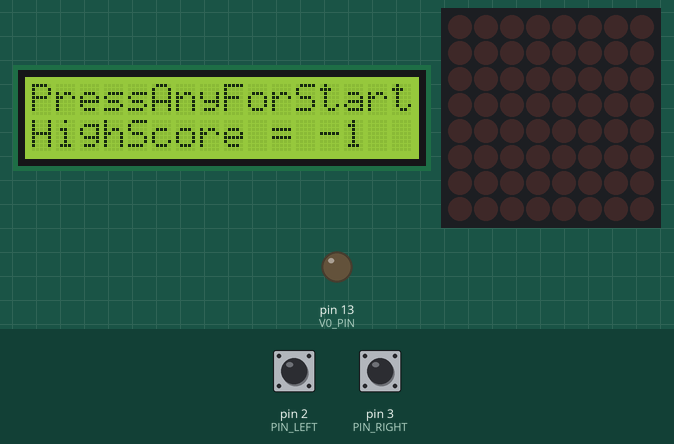
Simulated run of this sketch. Board: Arduino Uno, built with avr-gcc and run on an emulated ATmega328P. On the bench: 16×2 character LCD, 8×8 LED matrix, output pins drawn as LEDs (lit = HIGH). The inputs (shaded band) are chosen by the test bench; at power-on: pin 2 (PIN_LEFT) HIGH, pin 3 (PIN_RIGHT) HIGH. Random numbers use the default seed unless the sketch sets one.

Above: at 1.2 s.
1.3 s: pin 2 (PIN_LEFT) pulled LOW for 0.15 s
At 1.45 s:
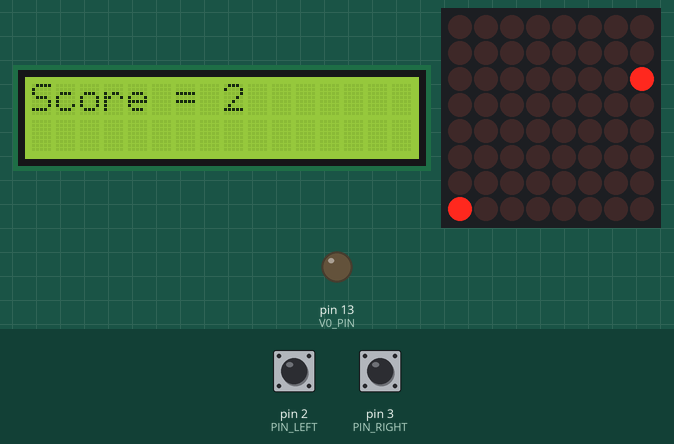
3.3 s: pin 3 (PIN_RIGHT) pulled LOW for 0.15 s
At 3.5 s:
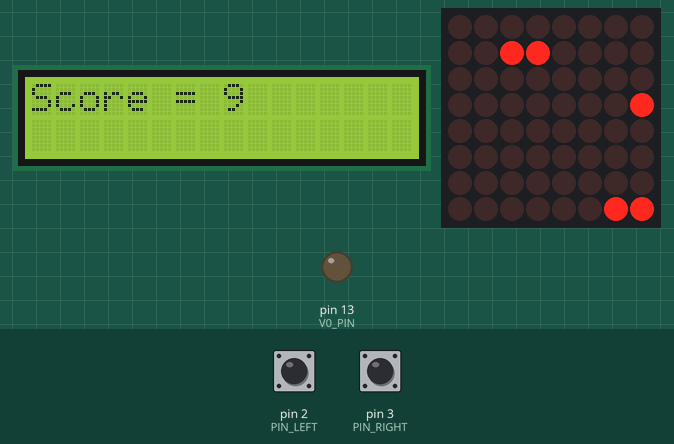
5.4 s: pin 3 (PIN_RIGHT) pulled LOW for 1 s
At 5.75 s:
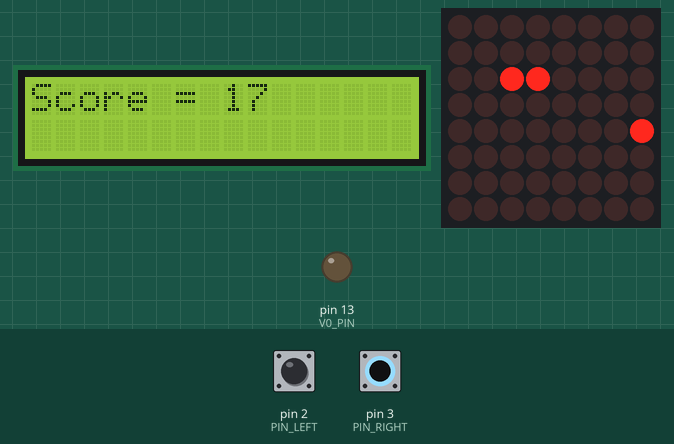
7.9 s: pin 2 (PIN_LEFT) pulled LOW for 1 s
At 8.17 s:
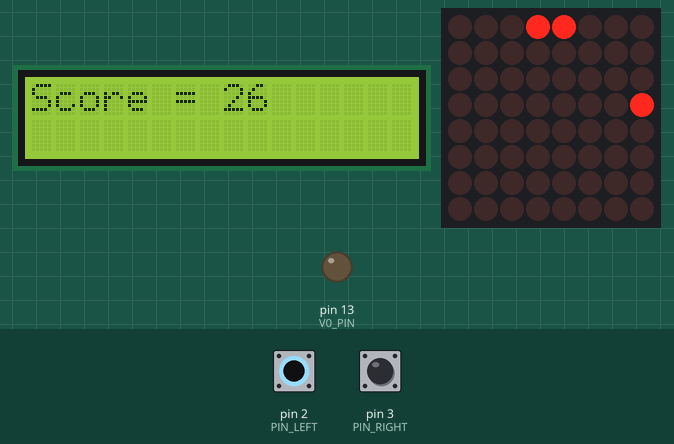
10.4 s: pin 2 (PIN_LEFT) pulled LOW for 0.15 s
At 10.72 s:
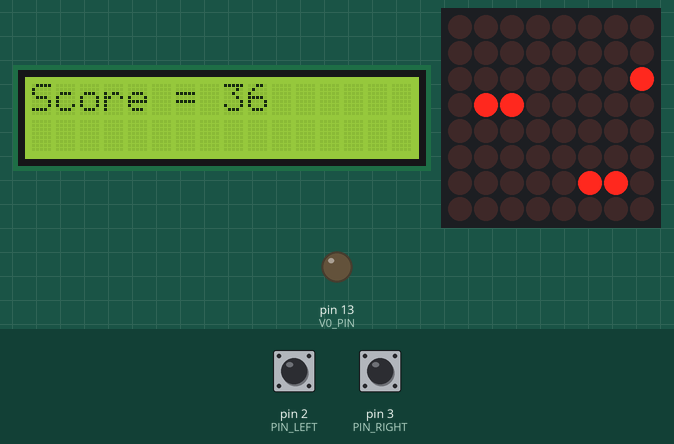
12.5 s: pin 3 (PIN_RIGHT) pulled LOW for 0.15 s
At 12.66 s:
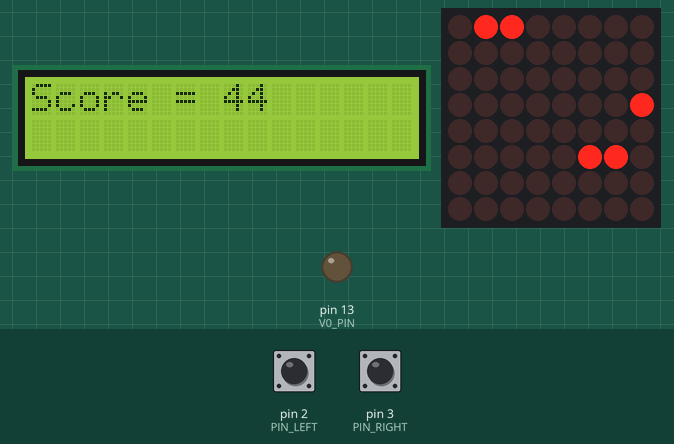
Timing chart, 0 to 15.5 s (numbered marks = the images above; inputs shaded):
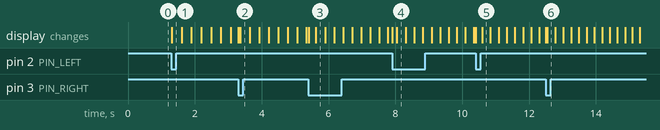

Measured:
- after the input at 1.3 s, the display: first changes at once (image 1 shows a later state)

The sketch:

Asteroid.ino
```cpp
#include <LiquidCrystal.h>
#include "LedControl.h"
#include <EEPROM.h>
/*
  For LCD:
  RS is connected to A0
  E is connected to A1
  D4 is connected to 7
  D5 is connected to 6
  D6 is connected to 5
  D7 is connected to 4

  For MAX7219:
  pin 12 is connected to the DataIn
  pin 11 is connected to the CLK
  pin 10 is connected to LOAD
*/

#define V0_PIN 13  // PWN instead of POTENTIOMETER
#define PIN_LEFT 2
#define PIN_RIGHT 3

LiquidCrystal lcd(A0, A1, 7, 6, 5, 4);
LedControl lc = LedControl(12, 11, 10, 1);

struct Player {
  int score;
};

Player savedHighScore = {
  0
};

/* delay between updates of the display */
unsigned long delayTime = 1000;

int buttonStateLeft;
int buttonStateRight;
int score;

volatile unsigned long buttonPressed;
int buttonDelay = 150;

volatile bool gameOver = false;
volatile bool gameStart = false;

int tick;
int tickCounter = 1;
unsigned long now;
int ship;
int columns[] = {0, 0, 0, 0, 0, 0, 0, 0};
int randomInt;

void setup() {
  gameOver = false;
  score = 0;
  tick = 300;
  tickCounter = 1;
  ship = 3;
  now = millis();
  buttonPressed = millis();

  for (int i = 0; i < 8; i++)
    columns[i] = 0;

  EEPROM.get(0, savedHighScore);
  lcd.begin(16, 2);
  lcd.clear();
  lcd.setCursor(0, 0);
  pinMode(V0_PIN, OUTPUT);
  analogWrite(V0_PIN, 90);

  // the zero refers to the MAX7219 number, it is zero for 1 chip
  lc.shutdown(0, false); // turn off power saving, enables display
  lc.setIntensity(0, 1); // sets brightness (0~15 possible values)
  lc.clearDisplay(0);// clear screen

  pinMode(PIN_LEFT, INPUT_PULLUP);
  pinMode(PIN_RIGHT, INPUT_PULLUP);

  attachInterrupt(digitalPinToInterrupt(PIN_LEFT), left, FALLING);
  attachInterrupt(digitalPinToInterrupt(PIN_RIGHT), right, FALLING);
  lcd.clear();
}

void left()
{
  if (millis() - buttonPressed > buttonDelay)
  {
    if (ship != 0)
      ship--;
    else
      ship = 7;

    lc.clearDisplay(0);
    buttonPressed = millis();
  }

  if (gameOver == true) {
    gameOver = false;
    setup();
  }
}

void right()
{
  if (millis() - buttonPressed > buttonDelay)
  {
    if (ship != 7)
      ship++;
    else
      ship = 0;

    lc.clearDisplay(0);
    buttonPressed = millis();
  }

  if (gameOver == true) {
    gameOver = false;
    setup();
  }
}

void loop() {

  if (gameStart == false) {
    buttonStateLeft = digitalRead(PIN_LEFT);
    buttonStateRight = digitalRead(PIN_RIGHT);
    lcd.print("PressAnyForStart");
    lcd.setCursor(0, 1);
    lcd.print("HighScore = ");
    lcd.setCursor(12, 1);
    lcd.print(savedHighScore.score);
    while (buttonStateLeft == HIGH && buttonStateRight == HIGH)
    {
      buttonStateLeft = digitalRead(PIN_LEFT);
      buttonStateRight = digitalRead(PIN_RIGHT);
    }
    gameStart = true;
    lcd.clear();
  }
  else {
    lcd.setCursor(0, 0);
    lcd.print("Score = ");
    lcd.setCursor(8, 0);
    lcd.print(score + 1);
    if (millis() - now > tick) { //do every tick

      // score is: how many ticks you survived
      score++;
      now = millis();
      if (tickCounter == 1) { //every 4th tick
        // make game faster over time
        tick = tick / 1.02;

        // randomly choose column
        randomInt = random(0, 8);

        // if no asteroid exists in column, create one in row 1.
        if (columns[randomInt] == 0) {
          columns[randomInt] = 1;
        }
      }

      if (tickCounter != 4)
        tickCounter++;
      else
        tickCounter = 1;

      // do for every column
      for (int i = 0; i < 8; i++) {

        if (columns[i] == 10) // delete asteroids when out of display
          columns[i] = 0;

        if (columns[i] != 0) // make asteroids fall down
          columns[i]++;
      }

      lc.clearDisplay(0);
    }

    // ship
    lc.setLed(0, ship, 7, true);

    // asteroids
    for (int i = 0; i < 8; i++) {
      if (columns[i] > 0)
        lc.setLed(0, i,  columns[i] - 2, true);

      lc.setLed(0, i, columns[i] - 3, true);
    }
    // Collision with asteroid
    if (columns[ship] == 10 or columns[ship] == 9) {
      lc.clearDisplay(0);

      // GameOver Animation
      for (int i = 0; i < 4; i++) {
        lc.setLed(0, ship + i, 7, true);
        lc.setLed(0, ship - i, 7, true);
        lc.setLed(0, ship + i, 7 - i, true);
        lc.setLed(0, ship - i, 7 - i, true);
        lc.setLed(0, ship, 7 - 1.5 * i   , true);

        // GameOver Sound
        unsigned long time = millis();
        while (millis() - time <= 300)  {
          tone(8, random(0, 1000));
          tone(9, random(0, 1000));
        }

        lc.clearDisplay(0);
        noTone(8);
        noTone(9);
      }

      delay(500);
      gameOver = true;
      lcd.clear();
      lcd.setCursor(0, 0);
      lcd.print("GAME IS OVER");
      lcd.setCursor(0, 1);
      lcd.print("YourScore = ");
      lcd.setCursor(12, 1);
      lcd.print(score);
      if (score > savedHighScore.score)
        EEPROM.put(0, score);

      while (gameOver == true) {
      }
    }
  }
}
```
